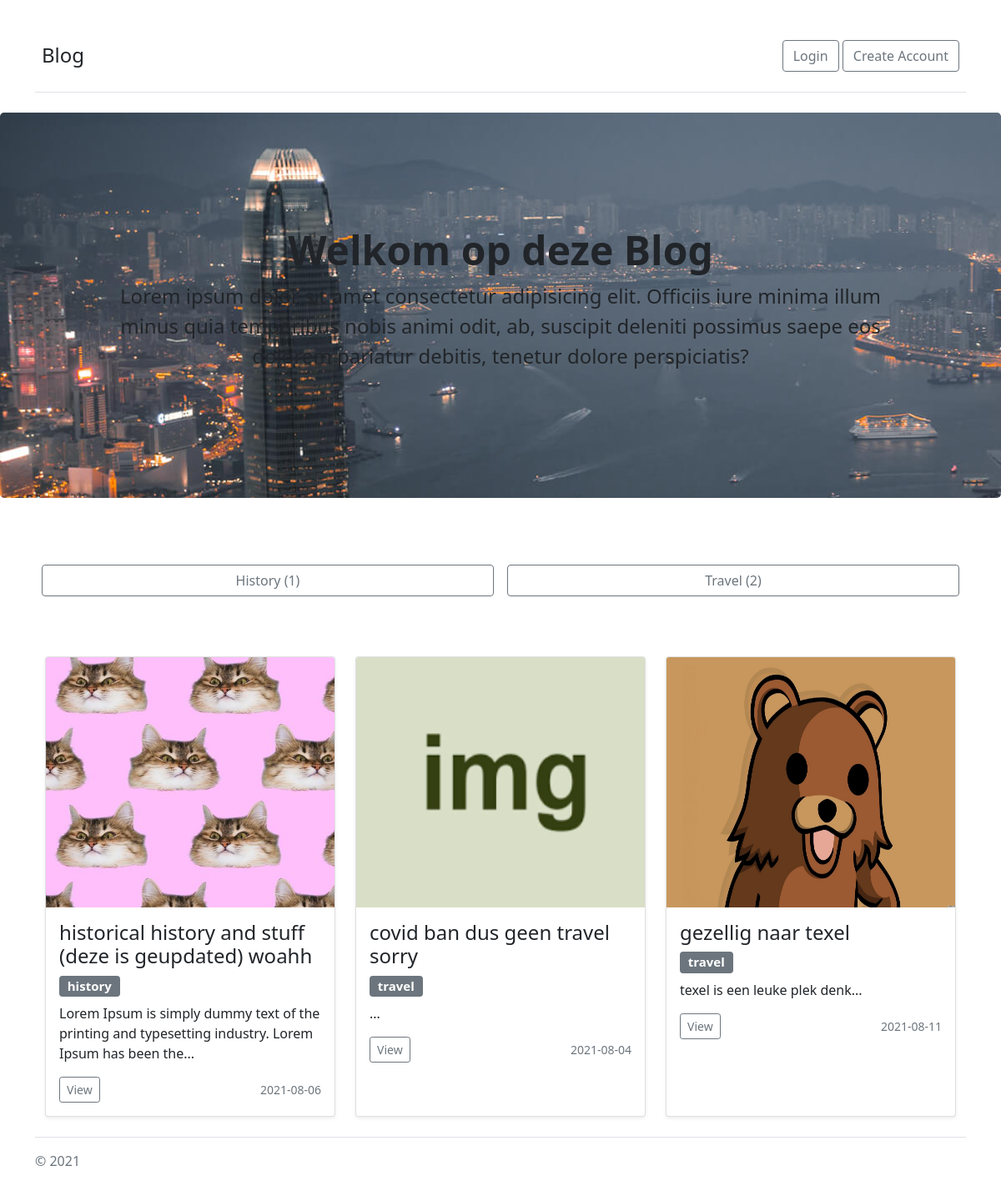
The page / on the database its author committed.
### tables this page shows
CREATE TABLE `posts` (
  `id` int(11) NOT NULL,
  `user_id` varchar(255) NOT NULL,
  `category` varchar(255) NOT NULL,
  `thumbnail` varchar(255) NOT NULL,
  `title` varchar(255) NOT NULL,
  `introduction` varchar(255) NOT NULL,
  `preface` varchar(2000) NOT NULL,
  `midsection` varchar(2000) NOT NULL,
  `midsection2` varchar(2000) NOT NULL,
  `end` varchar(255) NOT NULL,
  `views` int(11) NOT NULL,
  `date` date NOT NULL,
  `status` int(11) NOT NULL
);

### connection_database.php (called while the page is built, shortened)
<?php
class db {
    public function connect(){
    $this->host = "localhost";
    $this->user = "root";
    $this->pw = "";
    $this->dbnaam = "blog";
try{
    $dsn = "mysql:host=".$this->host.";dbname=".$this->dbnaam;
    $pdo = new PDO($dsn, $this->user, $this->pw);
    $pdo->setAttribute(PDO::ATTR_ERRMODE, PDO::ERRMODE_EXCEPTION);
    return $pdo;
}catch(PDOException $e){
    echo $e->getMessage();
}
    }
}

### Class_Posts.php (the view, shortened to what this page needs)
<?php
include_once 'connection_database.php';
Class Class_Posts extends db{
public function getAmountCategory($wantedCategory){
    $sql = "SELECT COUNT(category) AS amountCategory FROM posts WHERE category = '$wantedCategory'";
    $result = $this->connect()->query($sql);
if ($result->rowCount() > 0){
while ($row = $result->fetch(PDO::FETCH_ASSOC)) {
    echo "(".$row["amountCategory"].")";
}
}
}
public function displayPosts($location){
    if($location == "home_page"){
    if(isset($_GET["category"])){
        switch ($_GET["category"]) {
          case "travel":
            $sql = "SELECT * FROM posts WHERE category = 'travel' ORDER BY views DESC";
            break;
          case "history":
            $sql = "SELECT * FROM posts WHERE category = 'history' ORDER BY views DESC";
            break;
          default:
            echo "something went wrong lol";
        }
    }else{
        $sql = "SELECT * FROM posts ORDER BY views DESC";
    }
$result = $this->connect()->query($sql);
if ($result->rowCount() > 0){
    while ($row = $result->fetch(PDO::FETCH_ASSOC)) {
    if(strlen($row["introduction"] > 30)){
      $cutIntroduction = substr($row["introduction"], 0, 100);
      $cutIntroduction = substr($cutIntroduction, 0, strrpos($cutIntroduction, ' ')).'...';
    }
      echo "
      <div class='col-lg-4 col-md-6 mt-3'>
    <div class='card shadow-sm'>
      <img src='uploads/".$row["thumbnail"]."'class='card-img-top' style='height: 300px'>
      <div class='card-body' style='height: 250px'>
      <h4 class='card-title'>".$row["title"]."</h4>
      <h5><span class='badge bg-secondary'>".$row["category"]."</span></h5>
        <p class='card-text'>
        ".$cutIntroduction."
        </p>
        <div class='d-flex justify-content-between align-items-center'>
          <div class='btn-group'>
          <a href='blog.php?".$row["id"]."'><button type='button' class='btn btn-sm btn-outline-secondary'>View</button></a>
          </div>
          <small class='text-muted'>".$row["date"]."</small>
        </div>
      </div>
    </div>
  </div>
  ";
}
}
}
}
}

### index.php (shortened to what this page needs)
<?php
include_once 'connection_database.php';
include_once 'Class_Posts.php';
$Post = new Class_Posts();
?>
<!doctype html>
<html lang="en">
  <head>
<link href="bootstrap/css/bootstrap.min.css" rel="stylesheet">
<link href="bootstrap/js/bootstrap.min.js" rel="stylesheet">
  </head>
  <body>
  <div class="container py-4">
<?php include 'inc/nav.php'; ?>
</div>
<header class="container-fluid p-0 text-center">
    <div class="rounded-3 p-4 h-75" style="background-image: url('images/thumbnail.jpg'); padding: 8.5rem!important;">
        <h1 class="display-5 fw-bold">Welkom op deze Blog</h1>
        <p class="fs-4">Lorem ipsum dolor sit amet consectetur adipisicing elit. Officiis iure minima illum minus quia temporibus nobis animi odit, ab, suscipit deleniti possimus saepe eos dolorem pariatur debitis, tenetur dolore perspiciatis?</p>
    </div>
</header>
    <main class="container py-4">
    <form method="GET">
    <div class="d-flex justify-content-center mt-5 mb-5">
      <div class="p-2 w-50">
    <button name="category" value="history" class="btn btn-outline-secondary w-100">History <?php $Post->getAmountCategory("history"); ?></button>
      </div>
      <div class="p-2 w-50">
    <button  name="category" value="travel" class="btn btn-outline-secondary w-100">Travel <?php $Post->getAmountCategory("travel"); ?></button>
      </div>
    </div>
    </form>
<div class="container">
<div class="row">
<?php
    $Post->displayPosts("home_page");
    ?>
</div>
</div>
    <footer class="pt-3 mt-4 text-muted border-top">
      &copy; 2021
    </footer>
</main>
  </body>
</html>

### inc/nav.php
<nav class="pb-3 border-bottom">
<div class="d-flex justify-content-between pt-3">
<div class="p-2"><span class="fs-4 text-center">Blog</span></div>
<div class="p-2">
  <?php
  if(isset($_SESSION['logged_in'])){
    echo "
    <div class='dropdown'>
  <button class='btn btn-secondary dropdown-toggle' type='button' id='dropdownMenuButton1' data-bs-toggle='dropdown' aria-expanded='false'>
  ".$_SESSION['username']."
  </button>
  <ul class='dropdown-menu' aria-labelledby='dropdownMenuButton1'>
    <li><a class='dropdown-item' href='Account.php'>Account</a></li>
    <li><a class='dropdown-item' href='logout.php'>Logout</a></li>
  </ul>
</div>
    ";
    }else{
    echo "
    <button class='btn btn-outline-secondary' data-bs-toggle='modal' data-bs-target='#login'>Login</button>
    <button class='btn btn-outline-secondary' data-bs-toggle='modal' data-bs-target='#registration'>Create Account</button>
    ";
    }
  ?>
</div>
</nav>

### rows shown on the page
posts: thumbnail (picture), title "historical history and stuff (deze is geupdated) woahh", category "history", introduction "Lorem Ipsum is simply dummy text of the printing and typesetting industry. Lorem Ipsum has been the...", date "2021-08-06"
posts: thumbnail (placeholder picture), title "covid ban dus geen travel sorry", category "travel", introduction "...", date "2021-08-04"
posts: thumbnail (picture), title "gezellig naar texel", category "travel", introduction "texel is een leuke plek denk...", date "2021-08-11"

### other values the page prints
$row["amountCategory"] "1"
$row["amountCategory"] "2"
